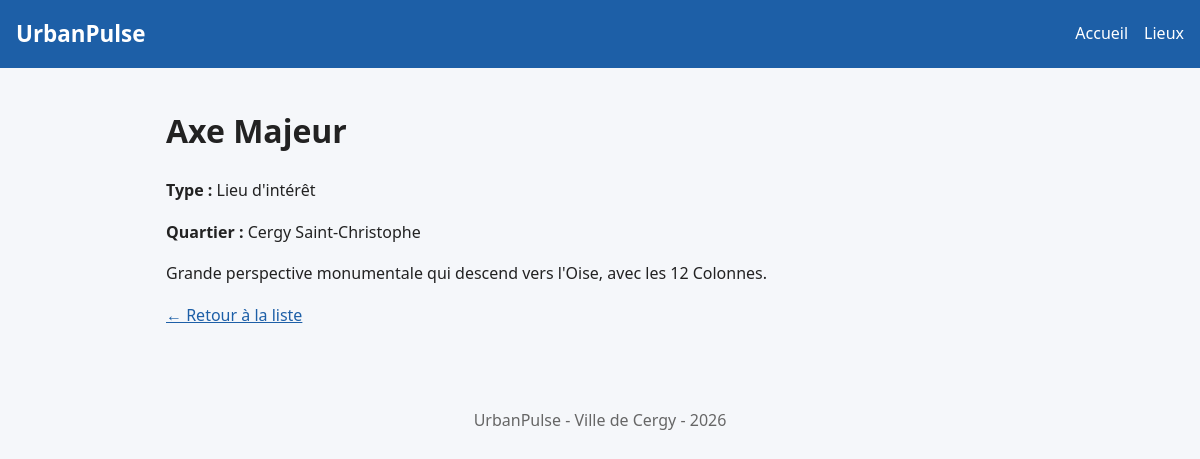
The page /lieu.php?id=1 on the database its author committed.
### tables this page shows
CREATE TABLE lieux (
    id INT AUTO_INCREMENT PRIMARY KEY,
    nom VARCHAR(150) NOT NULL,
    type VARCHAR(50) NOT NULL,
    quartier VARCHAR(80) NOT NULL,
    description TEXT NOT NULL
);

### public/lieu.php (the view, shortened to what this page needs)
<?php
require __DIR__ . '/../includes/db.php';
$lieux = $pdo->query('SELECT id, nom, type, quartier, description FROM lieux ORDER BY nom')->fetchAll(PDO::FETCH_UNIQUE);
$id = (int) ($_GET['id'] ?? 0);
$lieu = $lieux[$id];
require __DIR__ . '/../includes/header.php';
?>
<h1><?= htmlspecialchars($lieu['nom']) ?></h1>
<p><strong>Type :</strong> <?= htmlspecialchars($lieu['type']) ?></p>
<p><strong>Quartier :</strong> <?= htmlspecialchars($lieu['quartier']) ?></p>
<p><?= htmlspecialchars($lieu['description']) ?></p>
<p><a href="/lieux.php">← Retour à la liste</a></p>
<?php require __DIR__ . '/../includes/footer.php'; ?>

### public/css/style.css (style rules this page uses)
* { box-sizing: border-box; }
body { margin: 0; font-family: system-ui, sans-serif; line-height: 1.6; color: #222; background: #f5f7fa; }
a { color: #1d5fa7; }

### rows shown on the page
lieux: nom "Axe Majeur", type "Lieu d'intérêt", quartier "Cergy Saint-Christophe", description "Grande perspective monumentale qui descend vers l'Oise, avec les 12 Colonnes."
